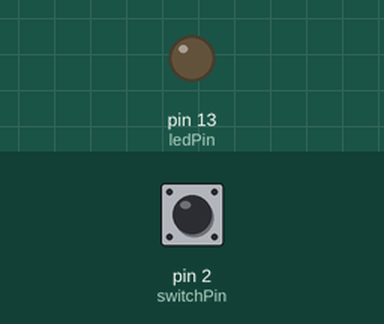
Simulated run of this sketch. Board: Arduino Uno, built with avr-gcc and run on an emulated ATmega328P. Parts: output pins drawn as LEDs (lit = HIGH). The inputs (shaded band) are chosen by the test bench; at power-on: pin 2 (switchPin) LOW.

Above: at 1.2 s.
1.3 s: pin 2 (switchPin) pulled HIGH for 0.15 s
At 1.37 s:
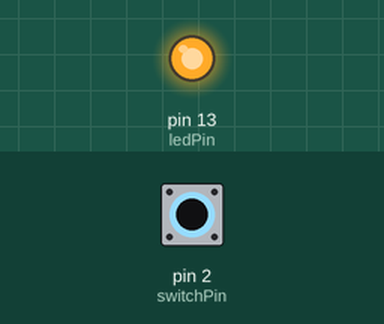
2.9 s: pin 2 (switchPin) pulled HIGH for 3.2 s
At 7.1 s:
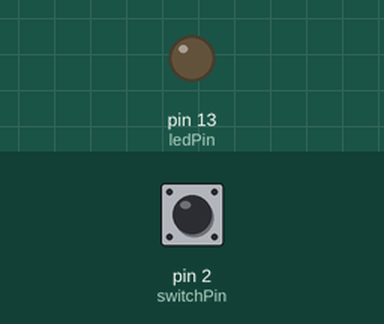
Timing chart, 0 to 8.6 s (numbered marks = the images above; inputs shaded):
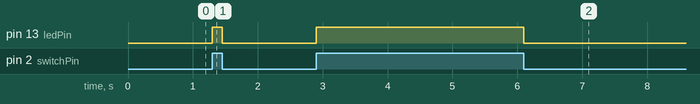

Measured:
- after the input at 1.3 s, pin 13 (ledPin): LOW → HIGH at once, → LOW 0.15 s later
- after the input at 2.9 s, pin 13 (ledPin): LOW → HIGH at once, → LOW 3.2 s later

The sketch:

sketch_jun06b.ino
```cpp
/*
  MyCode

  Turns on an LED on for one second, then off for one second, repeatedly.
 */

// constant Vars:
// Pin 13 has an LED connected
int ledPin = 13;
// Pin 2 has the switch connected
int switchPin = 2;

// changing vars:
int buttonState = 0;         // variable for reading the pushbutton status


// the setup routine runs once when you press reset:
void setup() {
  // initialize the digital pin as an output.
  pinMode(ledPin, OUTPUT);
  // initialize the pushbutton pin as an input:
  pinMode(switchPin, INPUT);
}

// the loop routine runs over and over again forever:
void loop() {
  // read the state of the pushbutton value:
  buttonState = digitalRead(switchPin);

    // check if the pushbutton is pressed. If it is, the buttonState is HIGH:
  if (buttonState == HIGH) {
    // turn LED on:
    digitalWrite(ledPin, HIGH);

  } else {
    // turn LED off:

    digitalWrite(ledPin, LOW);
  }
}
```
